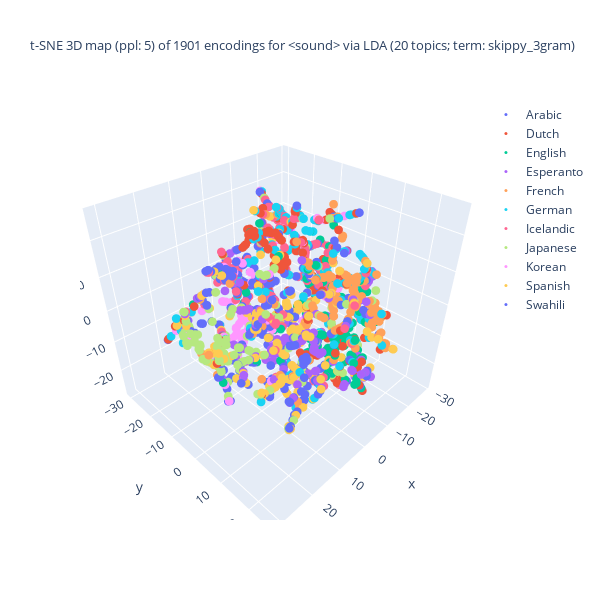
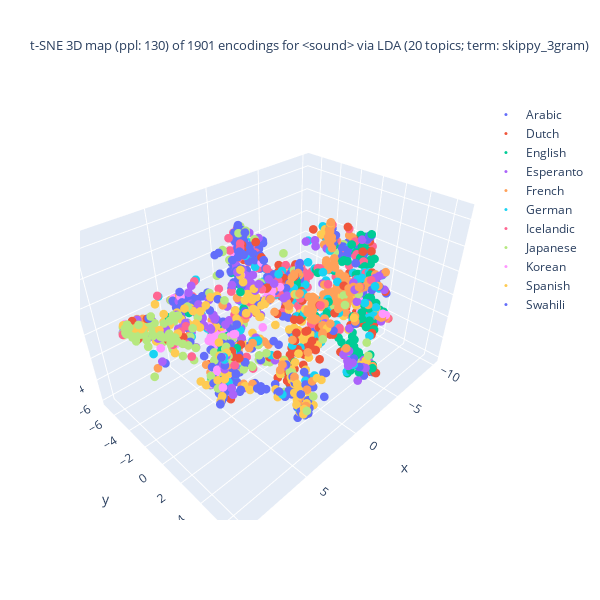
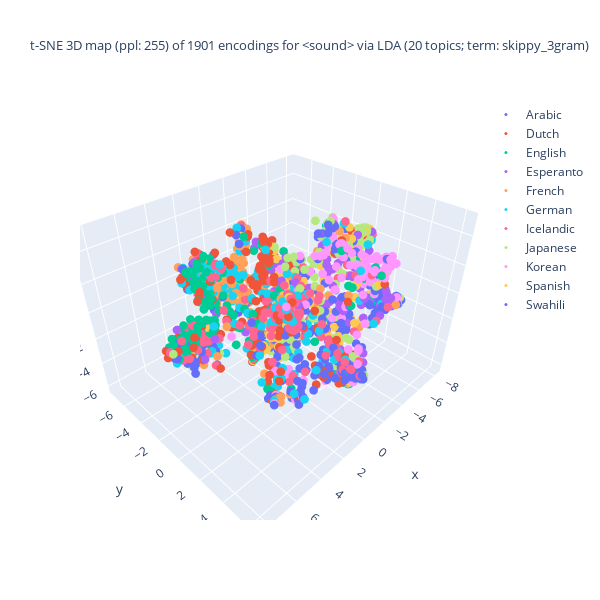
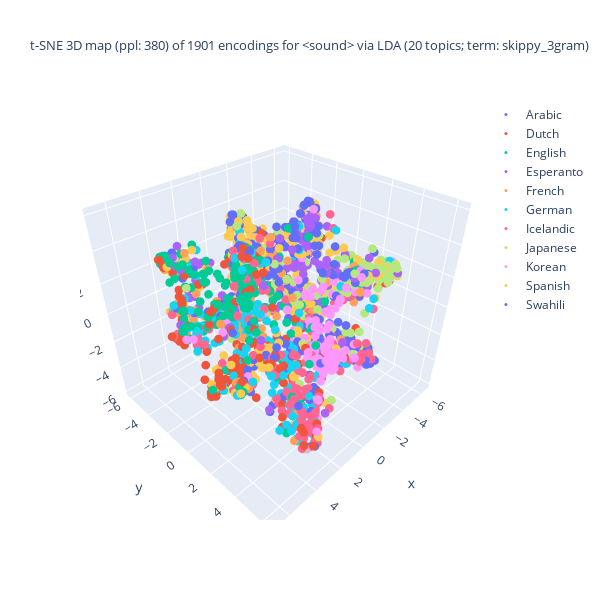

Notebook source saved alongside these figures, in order:
### Markdown cell above
t-SNE の結果の可視化 (3D)

### Code cell
## tSNE の結果の可視化: Plotly を使った 3D 描画
import numpy as np
from sklearn.manifold import TSNE as tSNE
import plotly.express as pex
import plotly.graph_objects as go
import matplotlib.pyplot as plt

## tSNE のパラメターを設定
perplexity_max_val_factor = 0.33
perplexity_max_val = round(len(doc_fit_df) * perplexity_max_val_factor)
print(f"perplexity_max_val: {perplexity_max_val}")

divider = 5
perplexity_increment = round(perplexity_max_val/divider)
print(f"perplexity_increment: {perplexity_increment}")

## tSNE を段階的に実行
df_size = len(doc_fit_df)
exit_after_step = 4 # 15 is largest enough to complete the all steps
ppl_vals = enumerate(range(5, perplexity_max_val, perplexity_increment))
for step, ppl_val in ppl_vals:
    ## 早期終了の判定
    if step >= exit_after_step:
        continue
    ## tSNE 事例の生成
    tSNE_3d_varied = tSNE(n_components = 3, random_state = 0, perplexity = ppl_val,
                          max_iter = 1000)

    ## データに適用
    doc_enc = np.array(list(doc_fit_df['enc']))
    doc_tSNE_3d_varied = tSNE_3d_varied.fit_transform(doc_enc)

    ## 色分けの単位を選択
    if color_lang_family:
        colored_var = 'family'
    else:
        colored_var = 'language'
    ##
    X = zip(doc_tSNE_3d_varied[:,0], doc_tSNE_3d_varied[:,1], doc_tSNE_3d_varied[:,2],
            doc_fit_df[colored_var]) # zip(..)が必要
    dfx = pd.DataFrame(X, columns = ['D1', 'D2', 'D3', colored_var])
    ## 作図
    fig = go.Figure()
    for lang in np.unique(main_df[colored_var]):
        traced = dfx[dfx[colored_var] == lang]
        fig.add_trace(
            go.Scatter3d(
                x = traced['D1'], y = traced['D2'], z = traced['D3'],
                name = lang.title(), mode = 'markers', marker = dict(size = 3),
                marker_colorscale = color_palette, # worked??
                showlegend = True
            )
        )
    ## 題の指定
    title_header = f"t-SNE 3D map (ppl: {ppl_val}) of {df_size} encodings for <{doc_attr}> via\n"
    if use_FastText:
        if use_LDA:
            title_body = f"LDA ({n_topics} topics; term: {lda_term_type}) x FastText ({ft_n_dims} dims; term: {ft_term_type}; window: {ft_window_size})"
        else:
            title_body = f"FastText ({ft_n_dims} dims; term: {ft_term_type}; window: {ft_window_size})"
    else:
        title_body = f"LDA ({n_topics} topics; term: {lda_term_type})"
    title_val = title_header + title_body
    fig.update_layout(title = dict(text = title_val, font_size = 13),
                      autosize = False, width = 600, height = 600)
    fig.show()

### Figure 1 — Plotly figure (JSON) as saved in the notebook; plotly's stock layout.template omitted (floating-point values rounded to 4 significant figures; data arrays with more than 128 entries replaced by an {"elided": "..."} marker saying what was removed)
{"data": [{"marker": {"colorscale": [[0, "#2E91E5"], [0.04348, "#E15F99"], [0.08696, "#1CA71C"], [0.1304, "#FB0D0D"], [0.1739, "#DA16FF"], [0.2174, "#222A2A"], [0.2609, "#B68100"], [0.3043, "#750D86"], [0.3478, "#EB663B"], [0.3913, "#511CFB"], [0.4348, "#00A08B"], [0.4783, "#FB00D1"], [0.5217, "#FC0080"], [0.5652, "#B2828D"], [0.6087, "#6C7C32"], [0.6522, "#778AAE"], [0.6957, "#862A16"], [0.7391, "#A777F1"], [0.7826, "#620042"], [0.8261, "#1616A7"], [0.8696, "#DA60CA"], [0.913, "#6C4516"], [0.9565, "#0D2A63"], [1, "#AF0038"]], "size": 3}, "mode": "markers", "name": "Arabic", "showlegend": true, "type": "scatter3d", "x": {"elided": "151 float values"}, "y": {"elided": "151 float values"}, "z": {"elided": "151 float values"}}, {"marker": {"colorscale": [[0, "#2E91E5"], [0.04348, "#E15F99"], [0.08696, "#1CA71C"], [0.1304, "#FB0D0D"], [0.1739, "#DA16FF"], [0.2174, "#222A2A"], [0.2609, "#B68100"], [0.3043, "#750D86"], [0.3478, "#EB663B"], [0.3913, "#511CFB"], [0.4348, "#00A08B"], [0.4783, "#FB00D1"], [0.5217, "#FC0080"], [0.5652, "#B2828D"], [0.6087, "#6C7C32"], [0.6522, "#778AAE"], [0.6957, "#862A16"], [0.7391, "#A777F1"], [0.7826, "#620042"], [0.8261, "#1616A7"], [0.8696, "#DA60CA"], [0.913, "#6C4516"], [0.9565, "#0D2A63"], [1, "#AF0038"]], "size": 3}, "mode": "markers", "name": "Dutch", "showlegend": true, "type": "scatter3d", "x": {"elided": "209 float values"}, "y": {"elided": "209 float values"}, "z": {"elided": "209 float values"}}, {"marker": {"colorscale": [[0, "#2E91E5"], [0.04348, "#E15F99"], [0.08696, "#1CA71C"], [0.1304, "#FB0D0D"], [0.1739, "#DA16FF"], [0.2174, "#222A2A"], [0.2609, "#B68100"], [0.3043, "#750D86"], [0.3478, "#EB663B"], [0.3913, "#511CFB"], [0.4348, "#00A08B"], [0.4783, "#FB00D1"], [0.5217, "#FC0080"], [0.5652, "#B2828D"], [0.6087, "#6C7C32"], [0.6522, "#778AAE"], [0.6957, "#862A16"], [0.7391, "#A777F1"], [0.7826, "#620042"], [0.8261, "#1616A7"], [0.8696, "#DA60CA"], [0.913, "#6C4516"], [0.9565, "#0D2A63"], [1, "#AF0038"]], "size": 3}, "mode": "markers", "name": "English", "showlegend": true, "type": "scatter3d", "x": {"elided": "174 float values"}, "y": {"elided": "174 float values"}, "z": {"elided": "174 float values"}}, {"marker": {"colorscale": [[0, "#2E91E5"], [0.04348, "#E15F99"], [0.08696, "#1CA71C"], [0.1304, "#FB0D0D"], [0.1739, "#DA16FF"], [0.2174, "#222A2A"], [0.2609, "#B68100"], [0.3043, "#750D86"], [0.3478, "#EB663B"], [0.3913, "#511CFB"], [0.4348, "#00A08B"], [0.4783, "#FB00D1"], [0.5217, "#FC0080"], [0.5652, "#B2828D"], [0.6087, "#6C7C32"], [0.6522, "#778AAE"], [0.6957, "#862A16"], [0.7391, "#A777F1"], [0.7826, "#620042"], [0.8261, "#1616A7"], [0.8696, "#DA60CA"], [0.913, "#6C4516"], [0.9565, "#0D2A63"], [1, "#AF0038"]], "size": 3}, "mode": "markers", "name": "Esperanto", "showlegend": true, "type": "scatter3d", "x": {"elided": "147 float values"}, "y": {"elided": "147 float values"}, "z": {"elided": "147 float values"}}, {"marker": {"colorscale": [[0, "#2E91E5"], [0.04348, "#E15F99"], [0.08696, "#1CA71C"], [0.1304, "#FB0D0D"], [0.1739, "#DA16FF"], [0.2174, "#222A2A"], [0.2609, "#B68100"], [0.3043, "#750D86"], [0.3478, "#EB663B"], [0.3913, "#511CFB"], [0.4348, "#00A08B"], [0.4783, "#FB00D1"], [0.5217, "#FC0080"], [0.5652, "#B2828D"], [0.6087, "#6C7C32"], [0.6522, "#778AAE"], [0.6957, "#862A16"], [0.7391, "#A777F1"], [0.7826, "#620042"], [0.8261, "#1616A7"], [0.8696, "#DA60CA"], [0.913, "#6C4516"], [0.9565, "#0D2A63"], [1, "#AF0038"]], "size": 3}, "mode": "markers", "name": "French", "showlegend": true, "type": "scatter3d", "x": {"elided": "190 float values"}, "y": {"elided": "190 float values"}, "z": {"elided": "190 float values"}}, {"marker": {"colorscale": [[0, "#2E91E5"], [0.04348, "#E15F99"], [0.08696, "#1CA71C"], [0.1304, "#FB0D0D"], [0.1739, "#DA16FF"], [0.2174, "#222A2A"], [0.2609, "#B68100"], [0.3043, "#750D86"], [0.3478, "#EB663B"], [0.3913, "#511CFB"], [0.4348, "#00A08B"], [0.4783, "#FB00D1"], [0.5217, "#FC0080"], [0.5652, "#B2828D"], [0.6087, "#6C7C32"], [0.6522, "#778AAE"], [0.6957, "#862A16"], [0.7391, "#A777F1"], [0.7826, "#620042"], [0.8261, "#1616A7"], [0.8696, "#DA60CA"], [0.913, "#6C4516"], [0.9565, "#0D2A63"], [1, "#AF0038"]], "size": 3}, "mode": "markers", "name": "German", "showlegend": true, "type": "scatter3d", "x": {"elided": "173 float values"}, "y": {"elided": "173 float values"}, "z": {"elided": "173 float values"}}, {"marker": {"colorscale": [[0, "#2E91E5"], [0.04348, "#E15F99"], [0.08696, "#1CA71C"], [0.1304, "#FB0D0D"], [0.1739, "#DA16FF"], [0.2174, "#222A2A"], [0.2609, "#B68100"], [0.3043, "#750D86"], [0.3478, "#EB663B"], [0.3913, "#511CFB"], [0.4348, "#00A08B"], [0.4783, "#FB00D1"], [0.5217, "#FC0080"], [0.5652, "#B2828D"], [0.6087, "#6C7C32"], [0.6522, "#778AAE"], [0.6957, "#862A16"], [0.7391, "#A777F1"], [0.7826, "#620042"], [0.8261, "#1616A7"], [0.8696, "#DA60CA"], [0.913, "#6C4516"], [0.9565, "#0D2A63"], [1, "#AF0038"]], "size": 3}, "mode": "markers", "name": "Icelandic", "showlegend": true, "type": "scatter3d", "x": {"elided": "173 float values"}, "y": {"elided": "173 float values"}, "z": {"elided": "173 float values"}}, {"marker": {"colorscale": [[0, "#2E91E5"], [0.04348, "#E15F99"], [0.08696, "#1CA71C"], [0.1304, "#FB0D0D"], [0.1739, "#DA16FF"], [0.2174, "#222A2A"], [0.2609, "#B68100"], [0.3043, "#750D86"], [0.3478, "#EB663B"], [0.3913, "#511CFB"], [0.4348, "#00A08B"], [0.4783, "#FB00D1"], [0.5217, "#FC0080"], [0.5652, "#B2828D"], [0.6087, "#6C7C32"], [0.6522, "#778AAE"], [0.6957, "#862A16"], [0.7391, "#A777F1"], [0.7826, "#620042"], [0.8261, "#1616A7"], [0.8696, "#DA60CA"], [0.913, "#6C4516"], [0.9565, "#0D2A63"], [1, "#AF0038"]], "size": 3}, "mode": "markers", "name": "Japanese", "showlegend": true, "type": "scatter3d", "x": {"elided": "170 float values"}, "y": {"elided": "170 float values"}, "z": {"elided": "170 float values"}}, {"marker": {"colorscale": [[0, "#2E91E5"], [0.04348, "#E15F99"], [0.08696, "#1CA71C"], [0.1304, "#FB0D0D"], [0.1739, "#DA16FF"], [0.2174, "#222A2A"], [0.2609, "#B68100"], [0.3043, "#750D86"], [0.3478, "#EB663B"], [0.3913, "#511CFB"], [0.4348, "#00A08B"], [0.4783, "#FB00D1"], [0.5217, "#FC0080"], [0.5652, "#B2828D"], [0.6087, "#6C7C32"], [0.6522, "#778AAE"], [0.6957, "#862A16"], [0.7391, "#A777F1"], [0.7826, "#620042"], [0.8261, "#1616A7"], [0.8696, "#DA60CA"], [0.913, "#6C4516"], [0.9565, "#0D2A63"], [1, "#AF0038"]], "size": 3}, "mode": "markers", "name": "Korean", "showlegend": true, "type": "scatter3d", "x": {"elided": "144 float values"}, "y": {"elided": "144 float values"}, "z": {"elided": "144 float values"}}, {"marker": {"colorscale": [[0, "#2E91E5"], [0.04348, "#E15F99"], [0.08696, "#1CA71C"], [0.1304, "#FB0D0D"], [0.1739, "#DA16FF"], [0.2174, "#222A2A"], [0.2609, "#B68100"], [0.3043, "#750D86"], [0.3478, "#EB663B"], [0.3913, "#511CFB"], [0.4348, "#00A08B"], [0.4783, "#FB00D1"], [0.5217, "#FC0080"], [0.5652, "#B2828D"], [0.6087, "#6C7C32"], [0.6522, "#778AAE"], [0.6957, "#862A16"], [0.7391, "#A777F1"], [0.7826, "#620042"], [0.8261, "#1616A7"], [0.8696, "#DA60CA"], [0.913, "#6C4516"], [0.9565, "#0D2A63"], [1, "#AF0038"]], "size": 3}, "mode": "markers", "name": "Spanish", "showlegend": true, "type": "scatter3d", "x": {"elided": "189 float values"}, "y": {"elided": "189 float values"}, "z": {"elided": "189 float values"}}, {"marker": {"colorscale": [[0, "#2E91E5"], [0.04348, "#E15F99"], [0.08696, "#1CA71C"], [0.1304, "#FB0D0D"], [0.1739, "#DA16FF"], [0.2174, "#222A2A"], [0.2609, "#B68100"], [0.3043, "#750D86"], [0.3478, "#EB663B"], [0.3913, "#511CFB"], [0.4348, "#00A08B"], [0.4783, "#FB00D1"], [0.5217, "#FC0080"], [0.5652, "#B2828D"], [0.6087, "#6C7C32"], [0.6522, "#778AAE"], [0.6957, "#862A16"], [0.7391, "#A777F1"], [0.7826, "#620042"], [0.8261, "#1616A7"], [0.8696, "#DA60CA"], [0.913, "#6C4516"], [0.9565, "#0D2A63"], [1, "#AF0038"]], "size": 3}, "mode": "markers", "name": "Swahili", "showlegend": true, "type": "scatter3d", "x": {"elided": "181 float values"}, "y": {"elided": "181 float values"}, "z": {"elided": "181 float values"}}], "layout": {"autosize": false, "height": 600, "title": {"font": {"size": 13}, "text": "t-SNE 3D map (ppl: 5) of 1901 encodings for <sound> via\nLDA (20 topics; term: skippy_3gram)"}, "width": 600}}

### Figure 2 — Plotly figure (JSON) as saved in the notebook; plotly's stock layout.template omitted (floating-point values rounded to 4 significant figures; data arrays with more than 128 entries replaced by an {"elided": "..."} marker saying what was removed)
{"data": [{"marker": {"colorscale": [[0, "#2E91E5"], [0.04348, "#E15F99"], [0.08696, "#1CA71C"], [0.1304, "#FB0D0D"], [0.1739, "#DA16FF"], [0.2174, "#222A2A"], [0.2609, "#B68100"], [0.3043, "#750D86"], [0.3478, "#EB663B"], [0.3913, "#511CFB"], [0.4348, "#00A08B"], [0.4783, "#FB00D1"], [0.5217, "#FC0080"], [0.5652, "#B2828D"], [0.6087, "#6C7C32"], [0.6522, "#778AAE"], [0.6957, "#862A16"], [0.7391, "#A777F1"], [0.7826, "#620042"], [0.8261, "#1616A7"], [0.8696, "#DA60CA"], [0.913, "#6C4516"], [0.9565, "#0D2A63"], [1, "#AF0038"]], "size": 3}, "mode": "markers", "name": "Arabic", "showlegend": true, "type": "scatter3d", "x": {"elided": "151 float values"}, "y": {"elided": "151 float values"}, "z": {"elided": "151 float values"}}, {"marker": {"colorscale": [[0, "#2E91E5"], [0.04348, "#E15F99"], [0.08696, "#1CA71C"], [0.1304, "#FB0D0D"], [0.1739, "#DA16FF"], [0.2174, "#222A2A"], [0.2609, "#B68100"], [0.3043, "#750D86"], [0.3478, "#EB663B"], [0.3913, "#511CFB"], [0.4348, "#00A08B"], [0.4783, "#FB00D1"], [0.5217, "#FC0080"], [0.5652, "#B2828D"], [0.6087, "#6C7C32"], [0.6522, "#778AAE"], [0.6957, "#862A16"], [0.7391, "#A777F1"], [0.7826, "#620042"], [0.8261, "#1616A7"], [0.8696, "#DA60CA"], [0.913, "#6C4516"], [0.9565, "#0D2A63"], [1, "#AF0038"]], "size": 3}, "mode": "markers", "name": "Dutch", "showlegend": true, "type": "scatter3d", "x": {"elided": "209 float values"}, "y": {"elided": "209 float values"}, "z": {"elided": "209 float values"}}, {"marker": {"colorscale": [[0, "#2E91E5"], [0.04348, "#E15F99"], [0.08696, "#1CA71C"], [0.1304, "#FB0D0D"], [0.1739, "#DA16FF"], [0.2174, "#222A2A"], [0.2609, "#B68100"], [0.3043, "#750D86"], [0.3478, "#EB663B"], [0.3913, "#511CFB"], [0.4348, "#00A08B"], [0.4783, "#FB00D1"], [0.5217, "#FC0080"], [0.5652, "#B2828D"], [0.6087, "#6C7C32"], [0.6522, "#778AAE"], [0.6957, "#862A16"], [0.7391, "#A777F1"], [0.7826, "#620042"], [0.8261, "#1616A7"], [0.8696, "#DA60CA"], [0.913, "#6C4516"], [0.9565, "#0D2A63"], [1, "#AF0038"]], "size": 3}, "mode": "markers", "name": "English", "showlegend": true, "type": "scatter3d", "x": {"elided": "174 float values"}, "y": {"elided": "174 float values"}, "z": {"elided": "174 float values"}}, {"marker": {"colorscale": [[0, "#2E91E5"], [0.04348, "#E15F99"], [0.08696, "#1CA71C"], [0.1304, "#FB0D0D"], [0.1739, "#DA16FF"], [0.2174, "#222A2A"], [0.2609, "#B68100"], [0.3043, "#750D86"], [0.3478, "#EB663B"], [0.3913, "#511CFB"], [0.4348, "#00A08B"], [0.4783, "#FB00D1"], [0.5217, "#FC0080"], [0.5652, "#B2828D"], [0.6087, "#6C7C32"], [0.6522, "#778AAE"], [0.6957, "#862A16"], [0.7391, "#A777F1"], [0.7826, "#620042"], [0.8261, "#1616A7"], [0.8696, "#DA60CA"], [0.913, "#6C4516"], [0.9565, "#0D2A63"], [1, "#AF0038"]], "size": 3}, "mode": "markers", "name": "Esperanto", "showlegend": true, "type": "scatter3d", "x": {"elided": "147 float values"}, "y": {"elided": "147 float values"}, "z": {"elided": "147 float values"}}, {"marker": {"colorscale": [[0, "#2E91E5"], [0.04348, "#E15F99"], [0.08696, "#1CA71C"], [0.1304, "#FB0D0D"], [0.1739, "#DA16FF"], [0.2174, "#222A2A"], [0.2609, "#B68100"], [0.3043, "#750D86"], [0.3478, "#EB663B"], [0.3913, "#511CFB"], [0.4348, "#00A08B"], [0.4783, "#FB00D1"], [0.5217, "#FC0080"], [0.5652, "#B2828D"], [0.6087, "#6C7C32"], [0.6522, "#778AAE"], [0.6957, "#862A16"], [0.7391, "#A777F1"], [0.7826, "#620042"], [0.8261, "#1616A7"], [0.8696, "#DA60CA"], [0.913, "#6C4516"], [0.9565, "#0D2A63"], [1, "#AF0038"]], "size": 3}, "mode": "markers", "name": "French", "showlegend": true, "type": "scatter3d", "x": {"elided": "190 float values"}, "y": {"elided": "190 float values"}, "z": {"elided": "190 float values"}}, {"marker": {"colorscale": [[0, "#2E91E5"], [0.04348, "#E15F99"], [0.08696, "#1CA71C"], [0.1304, "#FB0D0D"], [0.1739, "#DA16FF"], [0.2174, "#222A2A"], [0.2609, "#B68100"], [0.3043, "#750D86"], [0.3478, "#EB663B"], [0.3913, "#511CFB"], [0.4348, "#00A08B"], [0.4783, "#FB00D1"], [0.5217, "#FC0080"], [0.5652, "#B2828D"], [0.6087, "#6C7C32"], [0.6522, "#778AAE"], [0.6957, "#862A16"], [0.7391, "#A777F1"], [0.7826, "#620042"], [0.8261, "#1616A7"], [0.8696, "#DA60CA"], [0.913, "#6C4516"], [0.9565, "#0D2A63"], [1, "#AF0038"]], "size": 3}, "mode": "markers", "name": "German", "showlegend": true, "type": "scatter3d", "x": {"elided": "173 float values"}, "y": {"elided": "173 float values"}, "z": {"elided": "173 float values"}}, {"marker": {"colorscale": [[0, "#2E91E5"], [0.04348, "#E15F99"], [0.08696, "#1CA71C"], [0.1304, "#FB0D0D"], [0.1739, "#DA16FF"], [0.2174, "#222A2A"], [0.2609, "#B68100"], [0.3043, "#750D86"], [0.3478, "#EB663B"], [0.3913, "#511CFB"], [0.4348, "#00A08B"], [0.4783, "#FB00D1"], [0.5217, "#FC0080"], [0.5652, "#B2828D"], [0.6087, "#6C7C32"], [0.6522, "#778AAE"], [0.6957, "#862A16"], [0.7391, "#A777F1"], [0.7826, "#620042"], [0.8261, "#1616A7"], [0.8696, "#DA60CA"], [0.913, "#6C4516"], [0.9565, "#0D2A63"], [1, "#AF0038"]], "size": 3}, "mode": "markers", "name": "Icelandic", "showlegend": true, "type": "scatter3d", "x": {"elided": "173 float values"}, "y": {"elided": "173 float values"}, "z": {"elided": "173 float values"}}, {"marker": {"colorscale": [[0, "#2E91E5"], [0.04348, "#E15F99"], [0.08696, "#1CA71C"], [0.1304, "#FB0D0D"], [0.1739, "#DA16FF"], [0.2174, "#222A2A"], [0.2609, "#B68100"], [0.3043, "#750D86"], [0.3478, "#EB663B"], [0.3913, "#511CFB"], [0.4348, "#00A08B"], [0.4783, "#FB00D1"], [0.5217, "#FC0080"], [0.5652, "#B2828D"], [0.6087, "#6C7C32"], [0.6522, "#778AAE"], [0.6957, "#862A16"], [0.7391, "#A777F1"], [0.7826, "#620042"], [0.8261, "#1616A7"], [0.8696, "#DA60CA"], [0.913, "#6C4516"], [0.9565, "#0D2A63"], [1, "#AF0038"]], "size": 3}, "mode": "markers", "name": "Japanese", "showlegend": true, "type": "scatter3d", "x": {"elided": "170 float values"}, "y": {"elided": "170 float values"}, "z": {"elided": "170 float values"}}, {"marker": {"colorscale": [[0, "#2E91E5"], [0.04348, "#E15F99"], [0.08696, "#1CA71C"], [0.1304, "#FB0D0D"], [0.1739, "#DA16FF"], [0.2174, "#222A2A"], [0.2609, "#B68100"], [0.3043, "#750D86"], [0.3478, "#EB663B"], [0.3913, "#511CFB"], [0.4348, "#00A08B"], [0.4783, "#FB00D1"], [0.5217, "#FC0080"], [0.5652, "#B2828D"], [0.6087, "#6C7C32"], [0.6522, "#778AAE"], [0.6957, "#862A16"], [0.7391, "#A777F1"], [0.7826, "#620042"], [0.8261, "#1616A7"], [0.8696, "#DA60CA"], [0.913, "#6C4516"], [0.9565, "#0D2A63"], [1, "#AF0038"]], "size": 3}, "mode": "markers", "name": "Korean", "showlegend": true, "type": "scatter3d", "x": {"elided": "144 float values"}, "y": {"elided": "144 float values"}, "z": {"elided": "144 float values"}}, {"marker": {"colorscale": [[0, "#2E91E5"], [0.04348, "#E15F99"], [0.08696, "#1CA71C"], [0.1304, "#FB0D0D"], [0.1739, "#DA16FF"], [0.2174, "#222A2A"], [0.2609, "#B68100"], [0.3043, "#750D86"], [0.3478, "#EB663B"], [0.3913, "#511CFB"], [0.4348, "#00A08B"], [0.4783, "#FB00D1"], [0.5217, "#FC0080"], [0.5652, "#B2828D"], [0.6087, "#6C7C32"], [0.6522, "#778AAE"], [0.6957, "#862A16"], [0.7391, "#A777F1"], [0.7826, "#620042"], [0.8261, "#1616A7"], [0.8696, "#DA60CA"], [0.913, "#6C4516"], [0.9565, "#0D2A63"], [1, "#AF0038"]], "size": 3}, "mode": "markers", "name": "Spanish", "showlegend": true, "type": "scatter3d", "x": {"elided": "189 float values"}, "y": {"elided": "189 float values"}, "z": {"elided": "189 float values"}}, {"marker": {"colorscale": [[0, "#2E91E5"], [0.04348, "#E15F99"], [0.08696, "#1CA71C"], [0.1304, "#FB0D0D"], [0.1739, "#DA16FF"], [0.2174, "#222A2A"], [0.2609, "#B68100"], [0.3043, "#750D86"], [0.3478, "#EB663B"], [0.3913, "#511CFB"], [0.4348, "#00A08B"], [0.4783, "#FB00D1"], [0.5217, "#FC0080"], [0.5652, "#B2828D"], [0.6087, "#6C7C32"], [0.6522, "#778AAE"], [0.6957, "#862A16"], [0.7391, "#A777F1"], [0.7826, "#620042"], [0.8261, "#1616A7"], [0.8696, "#DA60CA"], [0.913, "#6C4516"], [0.9565, "#0D2A63"], [1, "#AF0038"]], "size": 3}, "mode": "markers", "name": "Swahili", "showlegend": true, "type": "scatter3d", "x": {"elided": "181 float values"}, "y": {"elided": "181 float values"}, "z": {"elided": "181 float values"}}], "layout": {"autosize": false, "height": 600, "title": {"font": {"size": 13}, "text": "t-SNE 3D map (ppl: 130) of 1901 encodings for <sound> via\nLDA (20 topics; term: skippy_3gram)"}, "width": 600}}

### Figure 3 — Plotly figure (JSON) as saved in the notebook; plotly's stock layout.template omitted (floating-point values rounded to 4 significant figures; data arrays with more than 128 entries replaced by an {"elided": "..."} marker saying what was removed)
{"data": [{"marker": {"colorscale": [[0, "#2E91E5"], [0.04348, "#E15F99"], [0.08696, "#1CA71C"], [0.1304, "#FB0D0D"], [0.1739, "#DA16FF"], [0.2174, "#222A2A"], [0.2609, "#B68100"], [0.3043, "#750D86"], [0.3478, "#EB663B"], [0.3913, "#511CFB"], [0.4348, "#00A08B"], [0.4783, "#FB00D1"], [0.5217, "#FC0080"], [0.5652, "#B2828D"], [0.6087, "#6C7C32"], [0.6522, "#778AAE"], [0.6957, "#862A16"], [0.7391, "#A777F1"], [0.7826, "#620042"], [0.8261, "#1616A7"], [0.8696, "#DA60CA"], [0.913, "#6C4516"], [0.9565, "#0D2A63"], [1, "#AF0038"]], "size": 3}, "mode": "markers", "name": "Arabic", "showlegend": true, "type": "scatter3d", "x": {"elided": "151 float values"}, "y": {"elided": "151 float values"}, "z": {"elided": "151 float values"}}, {"marker": {"colorscale": [[0, "#2E91E5"], [0.04348, "#E15F99"], [0.08696, "#1CA71C"], [0.1304, "#FB0D0D"], [0.1739, "#DA16FF"], [0.2174, "#222A2A"], [0.2609, "#B68100"], [0.3043, "#750D86"], [0.3478, "#EB663B"], [0.3913, "#511CFB"], [0.4348, "#00A08B"], [0.4783, "#FB00D1"], [0.5217, "#FC0080"], [0.5652, "#B2828D"], [0.6087, "#6C7C32"], [0.6522, "#778AAE"], [0.6957, "#862A16"], [0.7391, "#A777F1"], [0.7826, "#620042"], [0.8261, "#1616A7"], [0.8696, "#DA60CA"], [0.913, "#6C4516"], [0.9565, "#0D2A63"], [1, "#AF0038"]], "size": 3}, "mode": "markers", "name": "Dutch", "showlegend": true, "type": "scatter3d", "x": {"elided": "209 float values"}, "y": {"elided": "209 float values"}, "z": {"elided": "209 float values"}}, {"marker": {"colorscale": [[0, "#2E91E5"], [0.04348, "#E15F99"], [0.08696, "#1CA71C"], [0.1304, "#FB0D0D"], [0.1739, "#DA16FF"], [0.2174, "#222A2A"], [0.2609, "#B68100"], [0.3043, "#750D86"], [0.3478, "#EB663B"], [0.3913, "#511CFB"], [0.4348, "#00A08B"], [0.4783, "#FB00D1"], [0.5217, "#FC0080"], [0.5652, "#B2828D"], [0.6087, "#6C7C32"], [0.6522, "#778AAE"], [0.6957, "#862A16"], [0.7391, "#A777F1"], [0.7826, "#620042"], [0.8261, "#1616A7"], [0.8696, "#DA60CA"], [0.913, "#6C4516"], [0.9565, "#0D2A63"], [1, "#AF0038"]], "size": 3}, "mode": "markers", "name": "English", "showlegend": true, "type": "scatter3d", "x": {"elided": "174 float values"}, "y": {"elided": "174 float values"}, "z": {"elided": "174 float values"}}, {"marker": {"colorscale": [[0, "#2E91E5"], [0.04348, "#E15F99"], [0.08696, "#1CA71C"], [0.1304, "#FB0D0D"], [0.1739, "#DA16FF"], [0.2174, "#222A2A"], [0.2609, "#B68100"], [0.3043, "#750D86"], [0.3478, "#EB663B"], [0.3913, "#511CFB"], [0.4348, "#00A08B"], [0.4783, "#FB00D1"], [0.5217, "#FC0080"], [0.5652, "#B2828D"], [0.6087, "#6C7C32"], [0.6522, "#778AAE"], [0.6957, "#862A16"], [0.7391, "#A777F1"], [0.7826, "#620042"], [0.8261, "#1616A7"], [0.8696, "#DA60CA"], [0.913, "#6C4516"], [0.9565, "#0D2A63"], [1, "#AF0038"]], "size": 3}, "mode": "markers", "name": "Esperanto", "showlegend": true, "type": "scatter3d", "x": {"elided": "147 float values"}, "y": {"elided": "147 float values"}, "z": {"elided": "147 float values"}}, {"marker": {"colorscale": [[0, "#2E91E5"], [0.04348, "#E15F99"], [0.08696, "#1CA71C"], [0.1304, "#FB0D0D"], [0.1739, "#DA16FF"], [0.2174, "#222A2A"], [0.2609, "#B68100"], [0.3043, "#750D86"], [0.3478, "#EB663B"], [0.3913, "#511CFB"], [0.4348, "#00A08B"], [0.4783, "#FB00D1"], [0.5217, "#FC0080"], [0.5652, "#B2828D"], [0.6087, "#6C7C32"], [0.6522, "#778AAE"], [0.6957, "#862A16"], [0.7391, "#A777F1"], [0.7826, "#620042"], [0.8261, "#1616A7"], [0.8696, "#DA60CA"], [0.913, "#6C4516"], [0.9565, "#0D2A63"], [1, "#AF0038"]], "size": 3}, "mode": "markers", "name": "French", "showlegend": true, "type": "scatter3d", "x": {"elided": "190 float values"}, "y": {"elided": "190 float values"}, "z": {"elided": "190 float values"}}, {"marker": {"colorscale": [[0, "#2E91E5"], [0.04348, "#E15F99"], [0.08696, "#1CA71C"], [0.1304, "#FB0D0D"], [0.1739, "#DA16FF"], [0.2174, "#222A2A"], [0.2609, "#B68100"], [0.3043, "#750D86"], [0.3478, "#EB663B"], [0.3913, "#511CFB"], [0.4348, "#00A08B"], [0.4783, "#FB00D1"], [0.5217, "#FC0080"], [0.5652, "#B2828D"], [0.6087, "#6C7C32"], [0.6522, "#778AAE"], [0.6957, "#862A16"], [0.7391, "#A777F1"], [0.7826, "#620042"], [0.8261, "#1616A7"], [0.8696, "#DA60CA"], [0.913, "#6C4516"], [0.9565, "#0D2A63"], [1, "#AF0038"]], "size": 3}, "mode": "markers", "name": "German", "showlegend": true, "type": "scatter3d", "x": {"elided": "173 float values"}, "y": {"elided": "173 float values"}, "z": {"elided": "173 float values"}}, {"marker": {"colorscale": [[0, "#2E91E5"], [0.04348, "#E15F99"], [0.08696, "#1CA71C"], [0.1304, "#FB0D0D"], [0.1739, "#DA16FF"], [0.2174, "#222A2A"], [0.2609, "#B68100"], [0.3043, "#750D86"], [0.3478, "#EB663B"], [0.3913, "#511CFB"], [0.4348, "#00A08B"], [0.4783, "#FB00D1"], [0.5217, "#FC0080"], [0.5652, "#B2828D"], [0.6087, "#6C7C32"], [0.6522, "#778AAE"], [0.6957, "#862A16"], [0.7391, "#A777F1"], [0.7826, "#620042"], [0.8261, "#1616A7"], [0.8696, "#DA60CA"], [0.913, "#6C4516"], [0.9565, "#0D2A63"], [1, "#AF0038"]], "size": 3}, "mode": "markers", "name": "Icelandic", "showlegend": true, "type": "scatter3d", "x": {"elided": "173 float values"}, "y": {"elided": "173 float values"}, "z": {"elided": "173 float values"}}, {"marker": {"colorscale": [[0, "#2E91E5"], [0.04348, "#E15F99"], [0.08696, "#1CA71C"], [0.1304, "#FB0D0D"], [0.1739, "#DA16FF"], [0.2174, "#222A2A"], [0.2609, "#B68100"], [0.3043, "#750D86"], [0.3478, "#EB663B"], [0.3913, "#511CFB"], [0.4348, "#00A08B"], [0.4783, "#FB00D1"], [0.5217, "#FC0080"], [0.5652, "#B2828D"], [0.6087, "#6C7C32"], [0.6522, "#778AAE"], [0.6957, "#862A16"], [0.7391, "#A777F1"], [0.7826, "#620042"], [0.8261, "#1616A7"], [0.8696, "#DA60CA"], [0.913, "#6C4516"], [0.9565, "#0D2A63"], [1, "#AF0038"]], "size": 3}, "mode": "markers", "name": "Japanese", "showlegend": true, "type": "scatter3d", "x": {"elided": "170 float values"}, "y": {"elided": "170 float values"}, "z": {"elided": "170 float values"}}, {"marker": {"colorscale": [[0, "#2E91E5"], [0.04348, "#E15F99"], [0.08696, "#1CA71C"], [0.1304, "#FB0D0D"], [0.1739, "#DA16FF"], [0.2174, "#222A2A"], [0.2609, "#B68100"], [0.3043, "#750D86"], [0.3478, "#EB663B"], [0.3913, "#511CFB"], [0.4348, "#00A08B"], [0.4783, "#FB00D1"], [0.5217, "#FC0080"], [0.5652, "#B2828D"], [0.6087, "#6C7C32"], [0.6522, "#778AAE"], [0.6957, "#862A16"], [0.7391, "#A777F1"], [0.7826, "#620042"], [0.8261, "#1616A7"], [0.8696, "#DA60CA"], [0.913, "#6C4516"], [0.9565, "#0D2A63"], [1, "#AF0038"]], "size": 3}, "mode": "markers", "name": "Korean", "showlegend": true, "type": "scatter3d", "x": {"elided": "144 float values"}, "y": {"elided": "144 float values"}, "z": {"elided": "144 float values"}}, {"marker": {"colorscale": [[0, "#2E91E5"], [0.04348, "#E15F99"], [0.08696, "#1CA71C"], [0.1304, "#FB0D0D"], [0.1739, "#DA16FF"], [0.2174, "#222A2A"], [0.2609, "#B68100"], [0.3043, "#750D86"], [0.3478, "#EB663B"], [0.3913, "#511CFB"], [0.4348, "#00A08B"], [0.4783, "#FB00D1"], [0.5217, "#FC0080"], [0.5652, "#B2828D"], [0.6087, "#6C7C32"], [0.6522, "#778AAE"], [0.6957, "#862A16"], [0.7391, "#A777F1"], [0.7826, "#620042"], [0.8261, "#1616A7"], [0.8696, "#DA60CA"], [0.913, "#6C4516"], [0.9565, "#0D2A63"], [1, "#AF0038"]], "size": 3}, "mode": "markers", "name": "Spanish", "showlegend": true, "type": "scatter3d", "x": {"elided": "189 float values"}, "y": {"elided": "189 float values"}, "z": {"elided": "189 float values"}}, {"marker": {"colorscale": [[0, "#2E91E5"], [0.04348, "#E15F99"], [0.08696, "#1CA71C"], [0.1304, "#FB0D0D"], [0.1739, "#DA16FF"], [0.2174, "#222A2A"], [0.2609, "#B68100"], [0.3043, "#750D86"], [0.3478, "#EB663B"], [0.3913, "#511CFB"], [0.4348, "#00A08B"], [0.4783, "#FB00D1"], [0.5217, "#FC0080"], [0.5652, "#B2828D"], [0.6087, "#6C7C32"], [0.6522, "#778AAE"], [0.6957, "#862A16"], [0.7391, "#A777F1"], [0.7826, "#620042"], [0.8261, "#1616A7"], [0.8696, "#DA60CA"], [0.913, "#6C4516"], [0.9565, "#0D2A63"], [1, "#AF0038"]], "size": 3}, "mode": "markers", "name": "Swahili", "showlegend": true, "type": "scatter3d", "x": {"elided": "181 float values"}, "y": {"elided": "181 float values"}, "z": {"elided": "181 float values"}}], "layout": {"autosize": false, "height": 600, "title": {"font": {"size": 13}, "text": "t-SNE 3D map (ppl: 255) of 1901 encodings for <sound> via\nLDA (20 topics; term: skippy_3gram)"}, "width": 600}}

### Figure 4 — Plotly figure (JSON) as saved in the notebook; plotly's stock layout.template omitted (floating-point values rounded to 4 significant figures; data arrays with more than 128 entries replaced by an {"elided": "..."} marker saying what was removed)
{"data": [{"marker": {"colorscale": [[0, "#2E91E5"], [0.04348, "#E15F99"], [0.08696, "#1CA71C"], [0.1304, "#FB0D0D"], [0.1739, "#DA16FF"], [0.2174, "#222A2A"], [0.2609, "#B68100"], [0.3043, "#750D86"], [0.3478, "#EB663B"], [0.3913, "#511CFB"], [0.4348, "#00A08B"], [0.4783, "#FB00D1"], [0.5217, "#FC0080"], [0.5652, "#B2828D"], [0.6087, "#6C7C32"], [0.6522, "#778AAE"], [0.6957, "#862A16"], [0.7391, "#A777F1"], [0.7826, "#620042"], [0.8261, "#1616A7"], [0.8696, "#DA60CA"], [0.913, "#6C4516"], [0.9565, "#0D2A63"], [1, "#AF0038"]], "size": 3}, "mode": "markers", "name": "Arabic", "showlegend": true, "type": "scatter3d", "x": {"elided": "151 float values"}, "y": {"elided": "151 float values"}, "z": {"elided": "151 float values"}}, {"marker": {"colorscale": [[0, "#2E91E5"], [0.04348, "#E15F99"], [0.08696, "#1CA71C"], [0.1304, "#FB0D0D"], [0.1739, "#DA16FF"], [0.2174, "#222A2A"], [0.2609, "#B68100"], [0.3043, "#750D86"], [0.3478, "#EB663B"], [0.3913, "#511CFB"], [0.4348, "#00A08B"], [0.4783, "#FB00D1"], [0.5217, "#FC0080"], [0.5652, "#B2828D"], [0.6087, "#6C7C32"], [0.6522, "#778AAE"], [0.6957, "#862A16"], [0.7391, "#A777F1"], [0.7826, "#620042"], [0.8261, "#1616A7"], [0.8696, "#DA60CA"], [0.913, "#6C4516"], [0.9565, "#0D2A63"], [1, "#AF0038"]], "size": 3}, "mode": "markers", "name": "Dutch", "showlegend": true, "type": "scatter3d", "x": {"elided": "209 float values"}, "y": {"elided": "209 float values"}, "z": {"elided": "209 float values"}}, {"marker": {"colorscale": [[0, "#2E91E5"], [0.04348, "#E15F99"], [0.08696, "#1CA71C"], [0.1304, "#FB0D0D"], [0.1739, "#DA16FF"], [0.2174, "#222A2A"], [0.2609, "#B68100"], [0.3043, "#750D86"], [0.3478, "#EB663B"], [0.3913, "#511CFB"], [0.4348, "#00A08B"], [0.4783, "#FB00D1"], [0.5217, "#FC0080"], [0.5652, "#B2828D"], [0.6087, "#6C7C32"], [0.6522, "#778AAE"], [0.6957, "#862A16"], [0.7391, "#A777F1"], [0.7826, "#620042"], [0.8261, "#1616A7"], [0.8696, "#DA60CA"], [0.913, "#6C4516"], [0.9565, "#0D2A63"], [1, "#AF0038"]], "size": 3}, "mode": "markers", "name": "English", "showlegend": true, "type": "scatter3d", "x": {"elided": "174 float values"}, "y": {"elided": "174 float values"}, "z": {"elided": "174 float values"}}, {"marker": {"colorscale": [[0, "#2E91E5"], [0.04348, "#E15F99"], [0.08696, "#1CA71C"], [0.1304, "#FB0D0D"], [0.1739, "#DA16FF"], [0.2174, "#222A2A"], [0.2609, "#B68100"], [0.3043, "#750D86"], [0.3478, "#EB663B"], [0.3913, "#511CFB"], [0.4348, "#00A08B"], [0.4783, "#FB00D1"], [0.5217, "#FC0080"], [0.5652, "#B2828D"], [0.6087, "#6C7C32"], [0.6522, "#778AAE"], [0.6957, "#862A16"], [0.7391, "#A777F1"], [0.7826, "#620042"], [0.8261, "#1616A7"], [0.8696, "#DA60CA"], [0.913, "#6C4516"], [0.9565, "#0D2A63"], [1, "#AF0038"]], "size": 3}, "mode": "markers", "name": "Esperanto", "showlegend": true, "type": "scatter3d", "x": {"elided": "147 float values"}, "y": {"elided": "147 float values"}, "z": {"elided": "147 float values"}}, {"marker": {"colorscale": [[0, "#2E91E5"], [0.04348, "#E15F99"], [0.08696, "#1CA71C"], [0.1304, "#FB0D0D"], [0.1739, "#DA16FF"], [0.2174, "#222A2A"], [0.2609, "#B68100"], [0.3043, "#750D86"], [0.3478, "#EB663B"], [0.3913, "#511CFB"], [0.4348, "#00A08B"], [0.4783, "#FB00D1"], [0.5217, "#FC0080"], [0.5652, "#B2828D"], [0.6087, "#6C7C32"], [0.6522, "#778AAE"], [0.6957, "#862A16"], [0.7391, "#A777F1"], [0.7826, "#620042"], [0.8261, "#1616A7"], [0.8696, "#DA60CA"], [0.913, "#6C4516"], [0.9565, "#0D2A63"], [1, "#AF0038"]], "size": 3}, "mode": "markers", "name": "French", "showlegend": true, "type": "scatter3d", "x": {"elided": "190 float values"}, "y": {"elided": "190 float values"}, "z": {"elided": "190 float values"}}, {"marker": {"colorscale": [[0, "#2E91E5"], [0.04348, "#E15F99"], [0.08696, "#1CA71C"], [0.1304, "#FB0D0D"], [0.1739, "#DA16FF"], [0.2174, "#222A2A"], [0.2609, "#B68100"], [0.3043, "#750D86"], [0.3478, "#EB663B"], [0.3913, "#511CFB"], [0.4348, "#00A08B"], [0.4783, "#FB00D1"], [0.5217, "#FC0080"], [0.5652, "#B2828D"], [0.6087, "#6C7C32"], [0.6522, "#778AAE"], [0.6957, "#862A16"], [0.7391, "#A777F1"], [0.7826, "#620042"], [0.8261, "#1616A7"], [0.8696, "#DA60CA"], [0.913, "#6C4516"], [0.9565, "#0D2A63"], [1, "#AF0038"]], "size": 3}, "mode": "markers", "name": "German", "showlegend": true, "type": "scatter3d", "x": {"elided": "173 float values"}, "y": {"elided": "173 float values"}, "z": {"elided": "173 float values"}}, {"marker": {"colorscale": [[0, "#2E91E5"], [0.04348, "#E15F99"], [0.08696, "#1CA71C"], [0.1304, "#FB0D0D"], [0.1739, "#DA16FF"], [0.2174, "#222A2A"], [0.2609, "#B68100"], [0.3043, "#750D86"], [0.3478, "#EB663B"], [0.3913, "#511CFB"], [0.4348, "#00A08B"], [0.4783, "#FB00D1"], [0.5217, "#FC0080"], [0.5652, "#B2828D"], [0.6087, "#6C7C32"], [0.6522, "#778AAE"], [0.6957, "#862A16"], [0.7391, "#A777F1"], [0.7826, "#620042"], [0.8261, "#1616A7"], [0.8696, "#DA60CA"], [0.913, "#6C4516"], [0.9565, "#0D2A63"], [1, "#AF0038"]], "size": 3}, "mode": "markers", "name": "Icelandic", "showlegend": true, "type": "scatter3d", "x": {"elided": "173 float values"}, "y": {"elided": "173 float values"}, "z": {"elided": "173 float values"}}, {"marker": {"colorscale": [[0, "#2E91E5"], [0.04348, "#E15F99"], [0.08696, "#1CA71C"], [0.1304, "#FB0D0D"], [0.1739, "#DA16FF"], [0.2174, "#222A2A"], [0.2609, "#B68100"], [0.3043, "#750D86"], [0.3478, "#EB663B"], [0.3913, "#511CFB"], [0.4348, "#00A08B"], [0.4783, "#FB00D1"], [0.5217, "#FC0080"], [0.5652, "#B2828D"], [0.6087, "#6C7C32"], [0.6522, "#778AAE"], [0.6957, "#862A16"], [0.7391, "#A777F1"], [0.7826, "#620042"], [0.8261, "#1616A7"], [0.8696, "#DA60CA"], [0.913, "#6C4516"], [0.9565, "#0D2A63"], [1, "#AF0038"]], "size": 3}, "mode": "markers", "name": "Japanese", "showlegend": true, "type": "scatter3d", "x": {"elided": "170 float values"}, "y": {"elided": "170 float values"}, "z": {"elided": "170 float values"}}, {"marker": {"colorscale": [[0, "#2E91E5"], [0.04348, "#E15F99"], [0.08696, "#1CA71C"], [0.1304, "#FB0D0D"], [0.1739, "#DA16FF"], [0.2174, "#222A2A"], [0.2609, "#B68100"], [0.3043, "#750D86"], [0.3478, "#EB663B"], [0.3913, "#511CFB"], [0.4348, "#00A08B"], [0.4783, "#FB00D1"], [0.5217, "#FC0080"], [0.5652, "#B2828D"], [0.6087, "#6C7C32"], [0.6522, "#778AAE"], [0.6957, "#862A16"], [0.7391, "#A777F1"], [0.7826, "#620042"], [0.8261, "#1616A7"], [0.8696, "#DA60CA"], [0.913, "#6C4516"], [0.9565, "#0D2A63"], [1, "#AF0038"]], "size": 3}, "mode": "markers", "name": "Korean", "showlegend": true, "type": "scatter3d", "x": {"elided": "144 float values"}, "y": {"elided": "144 float values"}, "z": {"elided": "144 float values"}}, {"marker": {"colorscale": [[0, "#2E91E5"], [0.04348, "#E15F99"], [0.08696, "#1CA71C"], [0.1304, "#FB0D0D"], [0.1739, "#DA16FF"], [0.2174, "#222A2A"], [0.2609, "#B68100"], [0.3043, "#750D86"], [0.3478, "#EB663B"], [0.3913, "#511CFB"], [0.4348, "#00A08B"], [0.4783, "#FB00D1"], [0.5217, "#FC0080"], [0.5652, "#B2828D"], [0.6087, "#6C7C32"], [0.6522, "#778AAE"], [0.6957, "#862A16"], [0.7391, "#A777F1"], [0.7826, "#620042"], [0.8261, "#1616A7"], [0.8696, "#DA60CA"], [0.913, "#6C4516"], [0.9565, "#0D2A63"], [1, "#AF0038"]], "size": 3}, "mode": "markers", "name": "Spanish", "showlegend": true, "type": "scatter3d", "x": {"elided": "189 float values"}, "y": {"elided": "189 float values"}, "z": {"elided": "189 float values"}}, {"marker": {"colorscale": [[0, "#2E91E5"], [0.04348, "#E15F99"], [0.08696, "#1CA71C"], [0.1304, "#FB0D0D"], [0.1739, "#DA16FF"], [0.2174, "#222A2A"], [0.2609, "#B68100"], [0.3043, "#750D86"], [0.3478, "#EB663B"], [0.3913, "#511CFB"], [0.4348, "#00A08B"], [0.4783, "#FB00D1"], [0.5217, "#FC0080"], [0.5652, "#B2828D"], [0.6087, "#6C7C32"], [0.6522, "#778AAE"], [0.6957, "#862A16"], [0.7391, "#A777F1"], [0.7826, "#620042"], [0.8261, "#1616A7"], [0.8696, "#DA60CA"], [0.913, "#6C4516"], [0.9565, "#0D2A63"], [1, "#AF0038"]], "size": 3}, "mode": "markers", "name": "Swahili", "showlegend": true, "type": "scatter3d", "x": {"elided": "181 float values"}, "y": {"elided": "181 float values"}, "z": {"elided": "181 float values"}}], "layout": {"autosize": false, "height": 600, "title": {"font": {"size": 13}, "text": "t-SNE 3D map (ppl: 380) of 1901 encodings for <sound> via\nLDA (20 topics; term: skippy_3gram)"}, "width": 600}}
